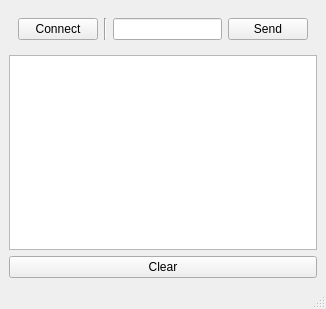
<?xml version="1.0" encoding="UTF-8"?>
<ui version="4.0">
 <class>Console</class>
 <widget class="QMainWindow" name="Console">
  <property name="geometry">
   <rect>
    <x>0</x>
    <y>0</y>
    <width>326</width>
    <height>309</height>
   </rect>
  </property>
  <property name="minimumSize">
   <size>
    <width>300</width>
    <height>300</height>
   </size>
  </property>
  <property name="windowTitle">
   <string>TCP File Client</string>
  </property>
  <widget class="QWidget" name="centralwidget">
   <layout class="QVBoxLayout" name="verticalLayout_2">
    <item>
     <widget class="QWidget" name="widget" native="true">
      <layout class="QHBoxLayout" name="horizontalLayout">
       <item>
        <widget class="QPushButton" name="connectButton">
         <property name="text">
          <string>Connect</string>
         </property>
        </widget>
       </item>
       <item>
        <widget class="Line" name="line">
         <property name="orientation">
          <enum>Qt::Vertical</enum>
         </property>
        </widget>
       </item>
       <item>
        <widget class="QLineEdit" name="msgEdit"/>
       </item>
       <item>
        <widget class="QPushButton" name="sendButton">
         <property name="text">
          <string>Send</string>
         </property>
        </widget>
       </item>
      </layout>
     </widget>
    </item>
    <item>
     <widget class="QPlainTextEdit" name="consoleTextBox">
      <property name="readOnly">
       <bool>true</bool>
      </property>
     </widget>
    </item>
    <item>
     <widget class="QPushButton" name="clearConsoleButton">
      <property name="text">
       <string>Clear</string>
      </property>
     </widget>
    </item>
   </layout>
  </widget>
  <widget class="QMenuBar" name="menubar">
   <property name="geometry">
    <rect>
     <x>0</x>
     <y>0</y>
     <width>326</width>
     <height>21</height>
    </rect>
   </property>
  </widget>
  <widget class="QStatusBar" name="statusbar"/>
 </widget>
 <resources/>
 <connections/>
</ui>
